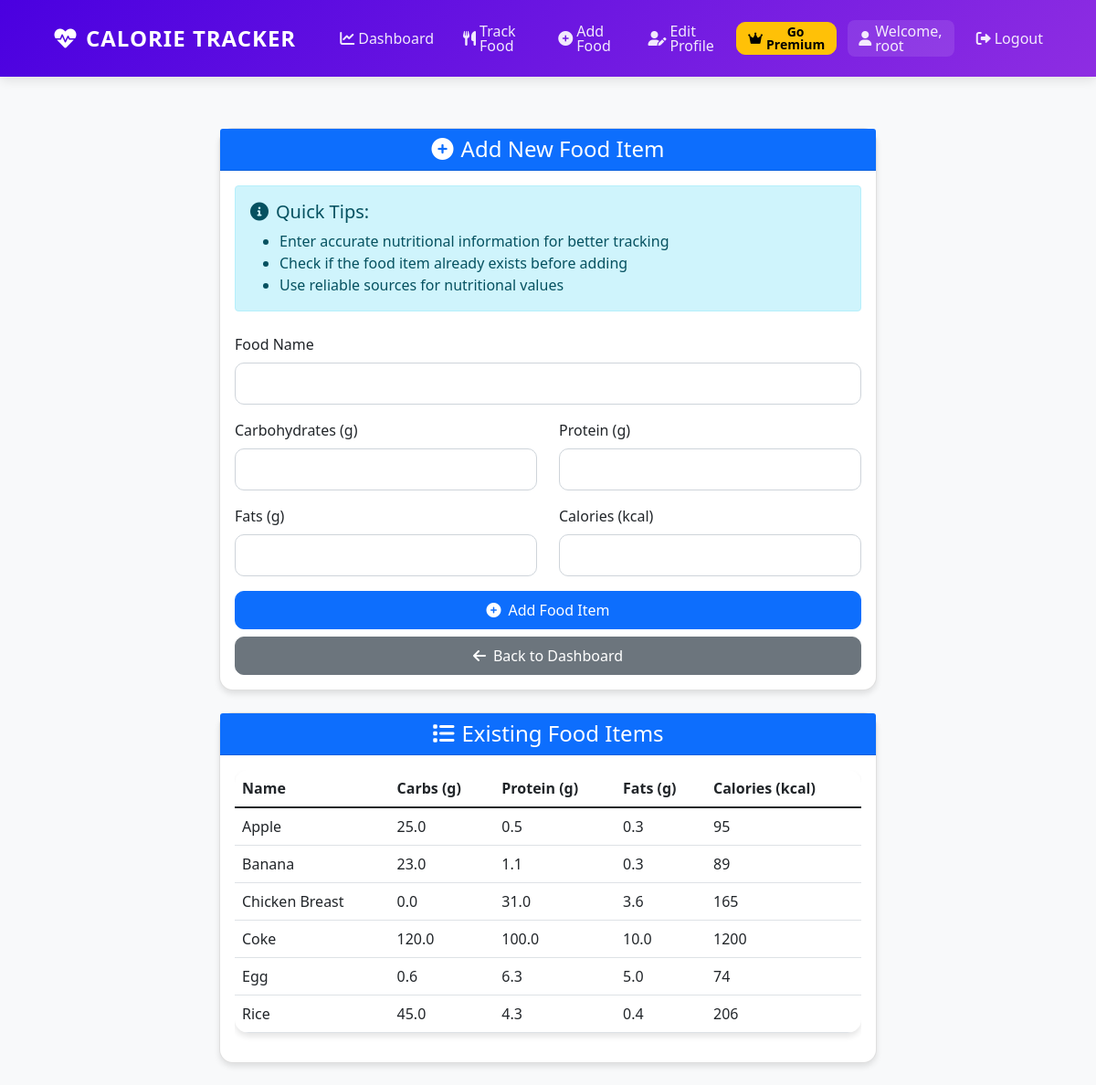
The app's page /add-food/ (signed in) with its own data.
### myapp/models.py (models this page shows, shortened)
class Food(models.Model):
    name = models.CharField(max_length=100)
    carbs = models.FloatField()
    protein = models.FloatField()
    fats = models.FloatField()
    calories = models.IntegerField()
    fiber = models.FloatField(default=0)
    sugar = models.FloatField(default=0)
    serving_size = models.CharField(max_length=50, default='100g')
    category = models.CharField(max_length=50, blank=True)
    class Meta:
        ordering = ['name']
        verbose_name = 'Food'
        verbose_name_plural = 'Foods'

### myapp/views.py (the view, shortened to what this page needs)
# urls.py: path('add-food/', views.add_food, name='add_food'),
@login_required
def add_food(request):
    foods = Food.objects.all().order_by('name')
    return render(request, 'myapp/add_food.html', {'foods': foods})

### myapp/models.py (called while the page is built)
    def is_premium_active(self):
        if self.is_premium and self.premium_until:
            return timezone.now() < self.premium_until
        return False

### myapp/templates/myapp/add_food.html (shortened to what this page needs)
{% extends "myapp/base.html" %}
{% block content %}
<div class="container py-4">
    <div class="row justify-content-center">
        <div class="col-md-8">
            <div class="card">
                <div class="card-header bg-primary text-white">
                    <h4 class="text-center mb-0">
                        <i class="fas fa-plus-circle me-2"></i>Add New Food Item
                    </h4>
                </div>
                <div class="card-body">
                    <div class="alert alert-info mb-4">
                        <h5 class="alert-heading"><i class="fas fa-info-circle me-2"></i>Quick Tips:</h5>
                        <ul class="mb-0">
                            <li>Enter accurate nutritional information for better tracking</li>
                            <li>Check if the food item already exists before adding</li>
                            <li>Use reliable sources for nutritional values</li>
                        </ul>
                    </div>
                    <form method="POST">
                        <div class="mb-3">
                            <label for="name" class="form-label">Food Name</label>
                            <input type="text" class="form-control" id="name" name="name" required>
                        </div>
                        <div class="row">
                            <div class="col-md-6 mb-3">
                                <label for="carbs" class="form-label">Carbohydrates (g)</label>
                                <input type="number" class="form-control" id="carbs" name="carbs" step="0.1" min="0" required>
                            </div>
                            <div class="col-md-6 mb-3">
                                <label for="protein" class="form-label">Protein (g)</label>
                                <input type="number" class="form-control" id="protein" name="protein" step="0.1" min="0" required>
                            </div>
                        </div>
                        <div class="row">
                            <div class="col-md-6 mb-3">
                                <label for="fats" class="form-label">Fats (g)</label>
                                <input type="number" class="form-control" id="fats" name="fats" step="0.1" min="0" required>
                            </div>
                            <div class="col-md-6 mb-3">
                                <label for="calories" class="form-label">Calories (kcal)</label>
                                <input type="number" class="form-control" id="calories" name="calories" step="1" min="0" required>
                            </div>
                        </div>
                        <div class="d-grid gap-2">
                            <button type="submit" class="btn btn-primary">
                                <i class="fas fa-plus-circle me-2"></i>Add Food Item
                            </button>
                            <a href="{% url 'index' %}" class="btn btn-secondary">
                                <i class="fas fa-arrow-left me-2"></i>Back to Dashboard
                            </a>
                        </div>
                    </form>
                </div>
            </div>
            <div class="card mt-4">
                <div class="card-header bg-primary text-white">
                    <h4 class="text-center mb-0">
                        <i class="fas fa-list me-2"></i>Existing Food Items
                    </h4>
                </div>
                <div class="card-body">
                    <div class="table-responsive">
                        <table class="table table-hover">
                            <thead>
                                <tr>
                                    <th>Name</th>
                                    <th>Carbs (g)</th>
                                    <th>Protein (g)</th>
                                    <th>Fats (g)</th>
                                    <th>Calories (kcal)</th>
                                </tr>
                            </thead>
                            <tbody>
                                {% for food in foods %}
                                <tr>
                                    <td>{{ food.name }}</td>
                                    <td>{{ food.carbs }}</td>
                                    <td>{{ food.protein }}</td>
                                    <td>{{ food.fats }}</td>
                                    <td>{{ food.calories }}</td>
                                </tr>
                                {% endfor %}
                            </tbody>
                        </table>
                    </div>
                </div>
            </div>
        </div>
    </div>
</div>
{% endblock %}

### myapp/templates/myapp/base.html (shortened to what this page needs)
<!DOCTYPE html>
<html lang="en">
<head>
    <link href="https://cdn.jsdelivr.net/npm/bootstrap@5.1.3/dist/css/bootstrap.min.css" rel="stylesheet">
    <link rel="stylesheet" href="https://cdnjs.cloudflare.com/ajax/libs/font-awesome/6.0.0/css/all.min.css">
</head>
<body>
    <div class="container-fluid px-0">
        <nav class="navbar navbar-expand-lg navbar-dark">
            <div class="container">
                <a class="navbar-brand" href="{% url 'dashboard' %}">
                    <i class="fas fa-heart-pulse"></i>
                    Calorie Tracker
                </a>
                <div class="collapse navbar-collapse" id="navbarNav">
                    <ul class="navbar-nav ms-auto">
                        {% if user.is_authenticated %}
                        <li class="nav-item">
                            <a class="nav-link {% if request.path == '/' %}active{% endif %}" href="{% url 'dashboard' %}">
                                <i class="fas fa-chart-line me-1"></i> Dashboard
                            </a>
                        </li>
                        <li class="nav-item">
                            <a class="nav-link {% if request.path == '/track/' %}active{% endif %}" href="{% url 'index' %}">
                                <i class="fas fa-utensils me-1"></i> Track Food
                            </a>
                        </li>
                        <li class="nav-item">
                            <a class="nav-link" href="{% url 'add_food' %}">
                                <i class="fas fa-plus-circle me-1"></i> Add Food
                            </a>
                        </li>
                        <li class="nav-item">
                            <a class="nav-link" href="{% url 'edit_profile' %}">
                                <i class="fas fa-user-edit me-1"></i> Edit Profile
                            </a>
                        </li>
                        <li class="nav-item">
                            {% if user.userprofile.is_premium_active %}
                                <span class="nav-link" style="background: linear-gradient(135deg, #FFD700 0%, #FFA500 100%); border-radius: 20px; color: black !important; font-weight: bold;">
                                    <i class="fas fa-crown me-1"></i> Premium ✓
                                </span>
                            {% else %}
                                <a class="nav-link btn btn-warning btn-sm" href="{% url 'subscription_plans' %}" style="color: black !important; font-weight: bold;">
                                    <i class="fas fa-crown me-1"></i> Go Premium
                                </a>
                            {% endif %}
                        </li>
                        <li class="nav-item">
                            <span class="nav-link welcome-text">
                                {% if user.userprofile.profile_picture %}
                                <img src="{{ user.userprofile.profile_picture.url }}" alt="Profile" style="width: 32px; height: 32px; border-radius: 50%; object-fit: cover; margin-right: 0.5rem; border: 2px solid white;">
                                {% else %}
                                <i class="fas fa-user me-1"></i>
                                {% endif %}
                                Welcome, {{ user.get_full_name|default:user.username }}
                            </span>
                        </li>
                        <li class="nav-item">
                            <form action="{% url 'logout' %}" method="post" class="d-inline">
                                <button type="submit" class="nav-link btn btn-link" style="border: none; background: none;">
                                    <i class="fas fa-sign-out-alt me-1"></i> Logout
                                </button>
                            </form>
                        </li>
                        {% else %}
                        <li class="nav-item">
                            <a class="nav-link" href="{% url 'login' %}">
                                <i class="fas fa-sign-in-alt me-1"></i> Login
                            </a>
                        </li>
                        {% endif %}
                    </ul>
                </div>
            </div>
        </nav>
    </div>
    <div class="container">
        {% block content %}
        {% endblock %}
    </div>
</body>
</html>

### myapp/templates/myapp/base.html (style rules this page uses)
body { background-color: #f8f9fa; font-family: 'Segoe UI', Tahoma, Geneva, Verdana, sans-serif; }
.navbar { box-shadow: 0 4px 12px rgba(0,0,0,.1); background: linear-gradient(135deg, #4A00E0 0%, #8E2DE2 100%); padding: 1rem 0; margin-bottom: 2rem; }
.navbar-brand { font-size: 1.5rem; font-weight: 600; padding: 0.5rem 1rem; color: white !important; text-transform: uppercase; letter-spacing: 1px; }
.navbar-brand i { margin-right: 0.5rem; }
.nav-link { color: rgba(255,255,255,0.9) !important; font-weight: 500; padding: 0.5rem 1rem !important; margin: 0 0.25rem; border-radius: 8px; transition: all 0.3s ease; }
.navbar .navbar-nav { align-items: center; }
.navbar-brand, .navbar-nav .nav-link, .navbar-nav .nav-item .welcome-text { display: flex; align-items: center; }
.navbar-nav .nav-link { padding: 0.35rem 0.75rem !important; height: 40px; line-height: 1; }
.navbar-nav .nav-item { display: flex; align-items: center; }
.navbar .btn, .navbar .btn-sm { padding: 0.25rem 0.6rem; height: 36px; display: inline-flex; align-items: center; justify-content: center; }
.welcome-text { background: rgba(255,255,255,0.1); padding: 0.5rem 1rem; border-radius: 8px; margin: 0 0.5rem; }
.card { border-radius: 15px; box-shadow: 0 4px 6px rgba(0,0,0,.1); transition: transform 0.2s; }
.btn { border-radius: 10px; padding: 8px 20px; font-weight: 500; transition: all 0.3s; }
.table { border-radius: 15px; overflow: hidden; box-shadow: 0 4px 6px rgba(0,0,0,.1); }
.form-control { border-radius: 10px; padding: 10px 15px; }

### records on screen
Food: name "Apple", carbs "25.0", protein "0.5", fats "0.3", calories "95"
Food: name "Banana", carbs "23.0", protein "1.1", fats "0.3", calories "89"
Food: name "Chicken Breast", carbs "0.0", protein "31.0", fats "3.6", calories "165"
Food: name "Coke", carbs "120.0", protein "100.0", fats "10.0", calories "1200"
Food: name "Egg", carbs "0.6", protein "6.3", fats "5.0", calories "74"
Food: name "Rice", carbs "45.0", protein "4.3", fats "0.4", calories "206"

### other values on screen
{{ user.get_full_name|default:user.username }} "root"
